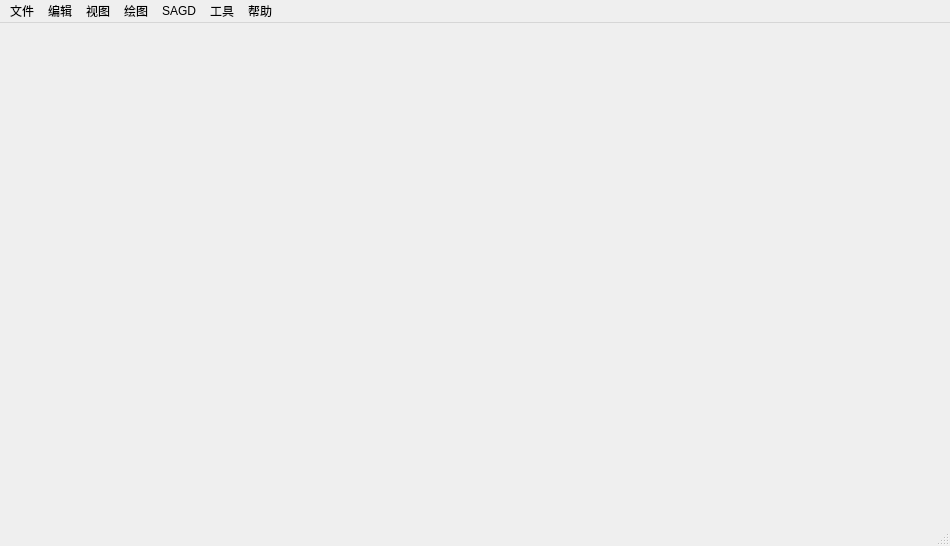
<?xml version="1.0" encoding="UTF-8"?>
<ui version="4.0">
 <class>MainWindow</class>
 <widget class="QMainWindow" name="MainWindow">
  <property name="geometry">
   <rect>
    <x>0</x>
    <y>0</y>
    <width>950</width>
    <height>546</height>
   </rect>
  </property>
  <property name="windowTitle">
   <string>MainWindow</string>
  </property>
  <widget class="QWidget" name="centralwidget"/>
  <widget class="QMenuBar" name="menubar">
   <property name="geometry">
    <rect>
     <x>0</x>
     <y>0</y>
     <width>950</width>
     <height>23</height>
    </rect>
   </property>
   <widget class="QMenu" name="Main_menu_file">
    <property name="title">
     <string>文件</string>
    </property>
    <addaction name="action_file_add"/>
    <addaction name="actiondakai"/>
   </widget>
   <widget class="QMenu" name="Main_menu_edit">
    <property name="title">
     <string>编辑</string>
    </property>
   </widget>
   <widget class="QMenu" name="Main_menu_view">
    <property name="title">
     <string>视图</string>
    </property>
   </widget>
   <widget class="QMenu" name="Main_menu_draw">
    <property name="title">
     <string>绘图</string>
    </property>
   </widget>
   <widget class="QMenu" name="Main_menu_SAGD">
    <property name="title">
     <string>SAGD</string>
    </property>
    <addaction name="action_SAGD_add_paras"/>
    <addaction name="action_SAGD_load_data"/>
    <addaction name="separator"/>
    <addaction name="action__SAGD_calculate"/>
    <addaction name="separator"/>
    <addaction name="action_SAGD_output_imgs"/>
   </widget>
   <widget class="QMenu" name="Main_menu_tool">
    <property name="title">
     <string>工具</string>
    </property>
   </widget>
   <widget class="QMenu" name="Main_menu_help">
    <property name="title">
     <string>帮助</string>
    </property>
    <addaction name="action_about"/>
   </widget>
   <addaction name="Main_menu_file"/>
   <addaction name="Main_menu_edit"/>
   <addaction name="Main_menu_view"/>
   <addaction name="Main_menu_draw"/>
   <addaction name="Main_menu_SAGD"/>
   <addaction name="Main_menu_tool"/>
   <addaction name="Main_menu_help"/>
  </widget>
  <widget class="QStatusBar" name="statusbar"/>
  <action name="action_file_add">
   <property name="text">
    <string>新建</string>
   </property>
  </action>
  <action name="actiondakai">
   <property name="text">
    <string>dakai</string>
   </property>
  </action>
  <action name="action_about">
   <property name="text">
    <string>关于</string>
   </property>
  </action>
  <action name="action">
   <property name="text">
    <string>加载参数</string>
   </property>
  </action>
  <action name="action_SAGD_load_data">
   <property name="text">
    <string>载入SAGD数据</string>
   </property>
  </action>
  <action name="action__SAGD_calculate">
   <property name="text">
    <string>蒸汽腔计算</string>
   </property>
  </action>
  <action name="action_SAGD_output_imgs">
   <property name="text">
    <string>导出图形</string>
   </property>
  </action>
  <action name="action_add_basic_para1">
   <property name="text">
    <string>基本参数</string>
   </property>
  </action>
  <action name="actionjibencanshu2">
   <property name="text">
    <string>jibencanshu2</string>
   </property>
  </action>
  <action name="action_SAGD_add_paras">
   <property name="text">
    <string>设置参数</string>
   </property>
  </action>
 </widget>
 <resources/>
 <connections/>
</ui>
